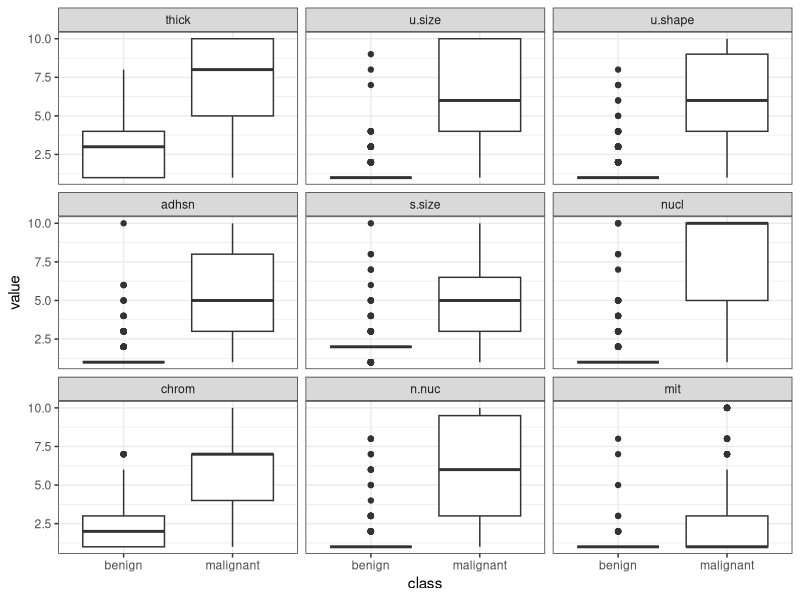
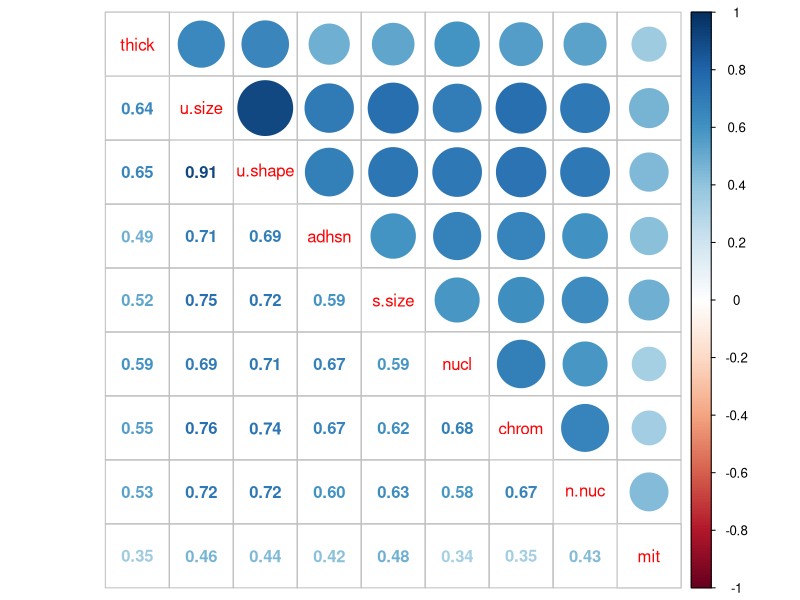

Reproduce these figures in R, in order.
## ---- chunk 1
rm(list = ls())
## ---- chunk 2
library(MASS)
library(reshape2)
library(ggplot2)
library(corrplot)
## ---- chunk 3
data(biopsy)
str(biopsy)
## ---- chunk 4
biopsy$ID <- NULL
names(biopsy) <- c('thick', 'u.size', 'u.shape', 'adhsn', 's.size', 'nucl', 'chrom', 'n.nuc', 'mit', 'class')
names(biopsy)
## ---- chunk 5
biopsy.v2 <- na.omit(biopsy)
y <- ifelse(biopsy.v2$class == 'malignant', 1, 0)
## ---- chunk 6
biop.m <- melt(biopsy.v2, id.vars = 'class')
## ---- chunk 7
ggplot(biop.m, aes(class, value)) + 
  geom_boxplot() + 
  facet_wrap(~ variable) + 
  theme_bw()
## ---- chunk 8
bc <- cor(biopsy.v2[, 1:9])
corrplot.mixed(bc)
